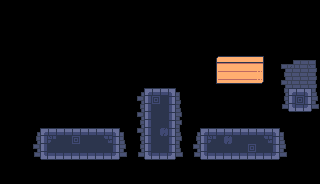

Below is a game level as drawn by its tile map, then a one-line description and the .tmx that defines it (tile-layer data replaced by summaries):
An orthogonal 40x23 tile map with 8x8 px tiles, 2 tile layers (Background, Base), 4 tilesets and 22 objects.

<map version="1.10" tiledversion="1.10.2" orientation="orthogonal" renderorder="right-down" width="40" height="23" tilewidth="8" tileheight="8" infinite="0" nextlayerid="4" nextobjectid="198">
 <tileset firstgid="1" source="../tileset.tsx" />
 <tileset firstgid="1025" source="../LevelEditor/big.tsx" />
 <tileset firstgid="1281" source="../LevelEditor/small.tsx" />
 <tileset firstgid="2305" source="../LevelEditor/wide.tsx" />
 <layer id="3" name="Background" width="40" height="23">
  <data>[920 cells, 87 non-empty, 21 distinct tile ids]</data>
 </layer>
 <layer id="1" name="Base" width="40" height="23">
  <data>[920 cells, 125 non-empty, 13 distinct tile ids]</data>
 </layer>
 <objectgroup id="2" name="Objects">
  <object id="165" gid="1025" x="49" y="127.515" width="16" height="16">
   <properties>
    <property name="object" value="player" />
   </properties>
  </object>
  <object id="166" gid="1441" x="100.697" y="126.576" width="8" height="8">
   <properties>
    <property name="object" value="stone" />
   </properties>
  </object>
  <object id="167" gid="2353" x="37.8182" y="128.333" width="16" height="8">
   <properties>
    <property name="object" value="spear" />
   </properties>
  </object>
  <object id="169" gid="2305" x="160" y="88" width="16" height="8">
   <properties>
    <property name="object" value="button" />
    <property name="signal" type="int" value="0" />
   </properties>
  </object>
  <object id="172" gid="2305" x="64" y="128" width="16" height="8">
   <properties>
    <property name="object" value="button" />
    <property name="signal" type="int" value="0" />
   </properties>
  </object>
  <object id="174" gid="1542" x="239.864" y="32" width="8" height="8">
   <properties>
    <property name="object" value="number" />
    <property name="value" type="int" value="5" />
   </properties>
  </object>
  <object id="176" x="218" y="73">
   <properties>
    <property name="height" type="int" value="1" />
    <property name="object" value="math_multi_row" />
    <property name="signals" value="1" />
    <property name="table" value="12-_=7" />
    <property name="width" type="int" value="6" />
   </properties>
   <point />
  </object>
  <object id="177" x="218" y="65">
   <properties>
    <property name="height" type="int" value="1" />
    <property name="object" value="math_multi_row" />
    <property name="signals" value="2" />
    <property name="table" value="_*2=10" />
    <property name="width" type="int" value="6" />
   </properties>
   <point />
  </object>
  <object id="178" gid="1377" x="111.773" y="126.318" width="8" height="8">
   <properties>
    <property name="object" value="block" />
   </properties>
  </object>
  <object id="179" gid="2323" x="136" y="38" width="16" height="8">
   <properties>
    <property name="max" type="int" value="4" />
    <property name="min" type="int" value="0" />
    <property name="mode" value="vertical" />
    <property name="object" value="signal_platform" />
    <property name="signal" type="int" value="1" />
   </properties>
  </object>
  <object id="180" gid="2339" x="112" y="80" width="16" height="8">
   <properties>
    <property name="max" type="int" value="3" />
    <property name="min" type="int" value="0" />
    <property name="mode" value="vertical" />
    <property name="object" value="signal_platform" />
    <property name="signal" type="int" value="2" />
   </properties>
  </object>
  <object id="181" gid="1281" x="235" y="39.8636" width="8" height="8">
   <properties>
    <property name="object" value="signal_door" />
    <property name="signal" type="int" value="0" />
    <property name="state" value="standard" />
   </properties>
  </object>
  <object id="182" gid="1281" x="243" y="39.8636" width="8" height="8">
   <properties>
    <property name="object" value="signal_door" />
    <property name="signal" type="int" value="0" />
    <property name="state" value="standard" />
   </properties>
  </object>
  <object id="183" gid="1409" x="140.182" y="29.3485" width="8" height="8">
   <properties>
    <property name="object" value="key" />
   </properties>
  </object>
  <object id="184" gid="2307" x="224" y="96" width="16" height="8">
   <properties>
    <property name="max" type="int" value="-6" />
    <property name="min" type="int" value="0" />
    <property name="mode" value="horizontal" />
    <property name="object" value="signal_platform" />
    <property name="signal" type="int" value="0" />
   </properties>
  </object>
  <object id="185" gid="1027" x="292" y="88" width="16" height="16">
   <properties>
    <property name="object" value="door" />
   </properties>
  </object>
  <object id="189" gid="2339" x="264" y="119" width="16" height="8">
   <properties>
    <property name="max" type="int" value="-6" />
    <property name="min" type="int" value="0" />
    <property name="mode" value="horizontal" />
    <property name="object" value="signal_platform" />
    <property name="signal" type="int" value="2" />
   </properties>
  </object>
  <object id="192" gid="1028" x="48" y="128" width="16" height="16">
   <properties>
    <property name="object" value="spawn" />
   </properties>
  </object>
  <object id="193" gid="1411" x="216" y="120" width="8" height="8">
   <properties>
    <property name="object" value="coin" />
   </properties>
  </object>
  <object id="195" gid="1411" x="140.333" y="19.3333" width="8" height="8">
   <properties>
    <property name="object" value="coin" />
   </properties>
  </object>
  <object id="196" gid="1026" x="80" y="128" width="16" height="16">
   <properties>
    <property name="lines">Камень можно кинуть чтобы толкнуть предмет.
Числа в примерах также можно толкать.</property>
    <property name="object" value="sign" />
   </properties>
  </object>
  <object id="197" x="0" y="0">
   <properties>
    <property name="object" value="dialogueTrigger" />
    <property name="path" value="dialogues/stone.json" />
   </properties>
   <point />
  </object>
 </objectgroup>
</map>
